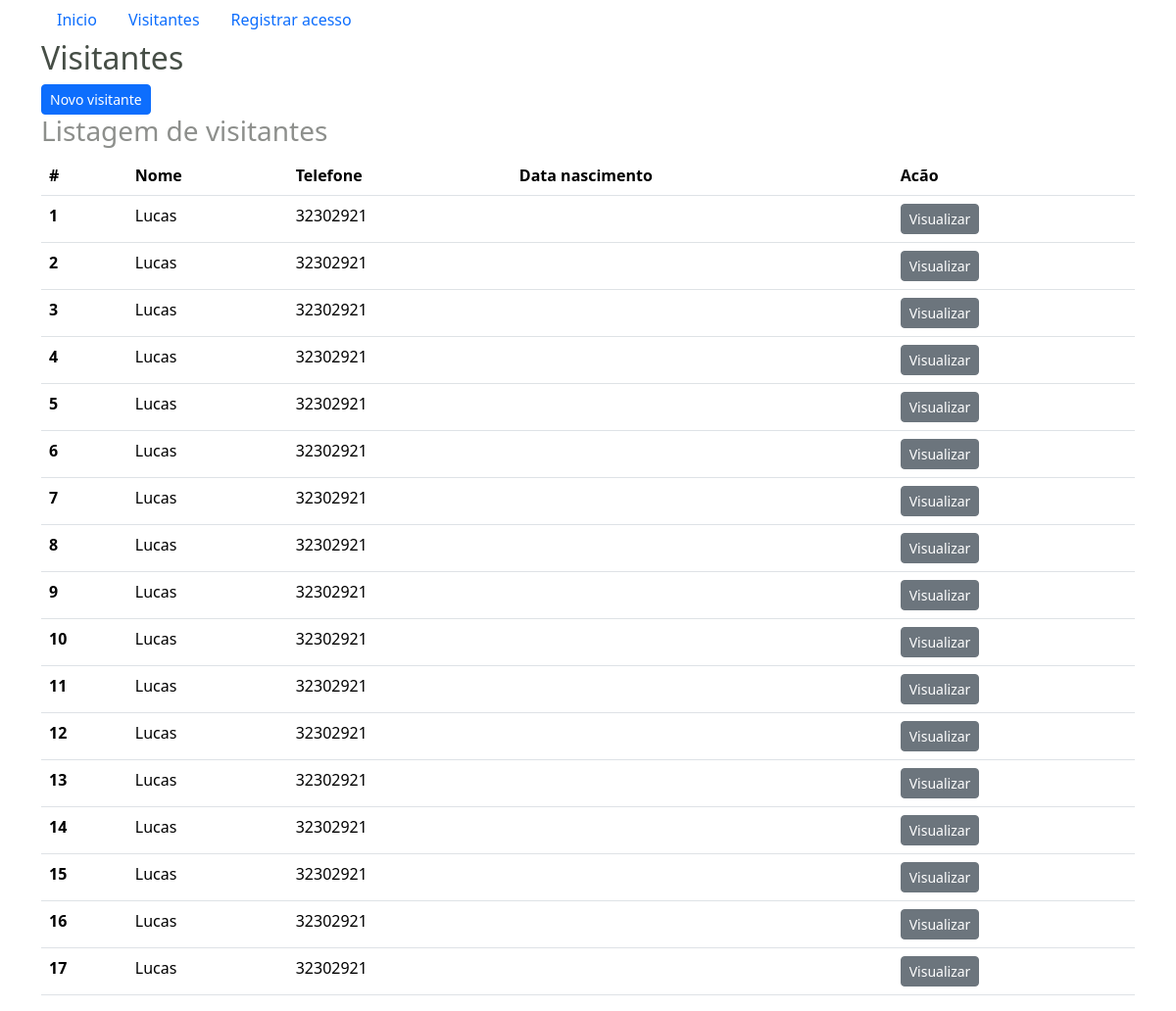
The page /visitantes/ on the database its author committed.
### acesso/models.py (models this page shows, shortened)
class Pessoa(models.Model):
    SEXO_CHOICES = (
        ('M', 'Masculino'),
        ('F', 'Feminino')
    )
    nome = models.CharField(max_length=256, blank=False, null=False)
    cpf = models.CharField(max_length=11, blank=False, null=False)
    telefone = models.CharField(max_length=11, blank=True, null=True)
    genero = models.CharField(max_length=1, choices=SEXO_CHOICES, blank=False, null=False)
    data_nacimento = models.DateField(blank=False, null=False)

class Visitante(Pessoa):
    TIPO_CHOICES = (
    ('E', 'Escola'),
    ('D', 'Delivery'),
    ('V', 'Visita técnica'),
     )
    tipo = models.CharField(max_length=1, choices=TIPO_CHOICES, blank=False, null=False)

class Pessoa(models.Model):
    SEXO_CHOICES = (
        ('M', 'Masculino'),
        ('F', 'Feminino')
    )
    nome = models.CharField(max_length=256, blank=False, null=False)
    cpf = models.CharField(max_length=11, blank=False, null=False)
    telefone = models.CharField(max_length=11, blank=True, null=True)
    genero = models.CharField(max_length=1, choices=SEXO_CHOICES, blank=False, null=False)
    data_nacimento = models.DateField(blank=False, null=False)

### acesso/views.py (the view)
# urls.py: path('visitantes/', views.visitantes, name='visitantes'),
def visitantes(requets):
    visitantes = Visitante.objects.all()
    context = { "visitantes": visitantes}
    return render(requets, 'visitante/index.html', context)

### acesso/templates/visitante/index.html
{% extends "base.html" %}
{% block content %}
	<h2>Visitantes</h2>
  <a class="btn btn-sm btn-primary" href="{% url 'novo_visitante' %}">Novo visitante</a>
  <h3>Listagem de visitantes</h3>
  <table class="table">
    <thead>
      <tr>
        <th scope="col">#</th>
        <th scope="col">Nome</th>
        <th scope="col">Telefone</th>
        <th scope="col">Data nascimento</th>
        <th scope="col">Acão</th>
      </tr>
    </thead>
    <tbody>
      {% for visitante in visitantes %}
        <tr>
          <th scope="row">{{visitante.id}}</th>
          <td>{{ visitante.nome}}</td>
          <td>{{ visitante.telefone}}</td>
          <td>{{ visitante.data_nascimento}}</td>
          <td><a href="{% url 'visitante' visitante.id %}" class="btn btn-sm btn-secondary">Visualizar</a></td>
        </tr>
      {% endfor %}
    </tbody>
  </table>
{% endblock %}

### acesso/templates/base.html (shortened to what this page needs)
{% load static %}
<!DOCTYPE html>
<html>
<head>
	<link href="https://cdn.jsdelivr.net/npm/bootstrap@5.3.2/dist/css/bootstrap.min.css" rel="stylesheet">
	<link rel="stylesheet" href="{% static 'acesso/base.css' %}">
</head>
<body>
	<div class="container">
		<ul class="nav nav-pills">
			<li class="nav-item">
		    <a class="nav-link" href="{% url 'index' %}">Inicio</a>
		  </li>
		  <li class="nav-item">
		    <a class="nav-link" href="{% url 'visitantes' %}">Visitantes</a>
		  </li>
		  <li class="nav-item">
		    <a class="nav-link"  href="{% url 'registrar_acesso' %}">Registrar acesso</a>
		  </li>
		</ul>
		{% block content %}
		{% endblock %}
	</div>
</body>
</html>

### acesso/static/acesso/base.css (style rules this page uses)
h2 { color: rgb(70, 78, 70); }
h3 { color: rgb(141, 143, 140); }

### rows shown on the page
Visitante: id "1", nome "Lucas", telefone "32302921"
Visitante: id "2", nome "Lucas", telefone "32302921"
Visitante: id "3", nome "Lucas", telefone "32302921"
Visitante: id "4", nome "Lucas", telefone "32302921"
Visitante: id "5", nome "Lucas", telefone "32302921"
Visitante: id "6", nome "Lucas", telefone "32302921"
Visitante: id "7", nome "Lucas", telefone "32302921"
Visitante: id "8", nome "Lucas", telefone "32302921"
Visitante: id "9", nome "Lucas", telefone "32302921"
Visitante: id "10", nome "Lucas", telefone "32302921"
Visitante: id "11", nome "Lucas", telefone "32302921"
Visitante: id "12", nome "Lucas", telefone "32302921"
Visitante: id "13", nome "Lucas", telefone "32302921"
Visitante: id "14", nome "Lucas", telefone "32302921"
Visitante: id "15", nome "Lucas", telefone "32302921"
Visitante: id "16", nome "Lucas", telefone "32302921"
Visitante: id "17", nome "Lucas", telefone "32302921"
